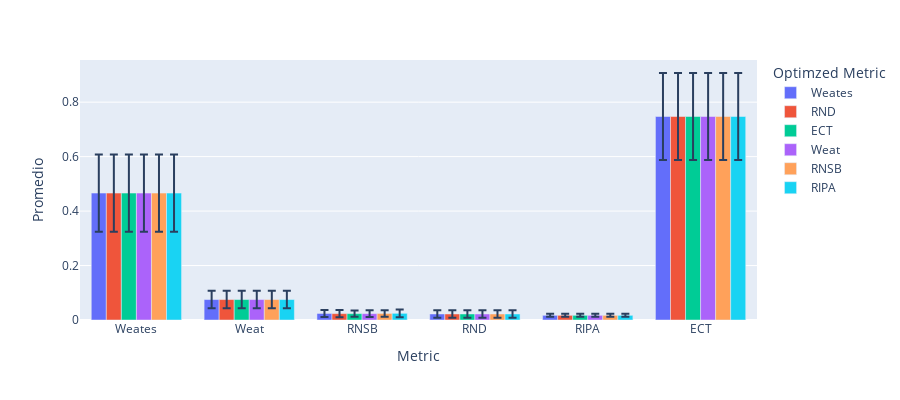

Write notebook code for a chart like this one.
### Code cell
import plotly.express as px
df = df_res[df_res['Metric'] != 'solver']
fig = px.bar(df, x="Metric", y="Promedio",
             color='Optimzed Metric', barmode='group',error_y="Desviacion_Estandar",
             height=400)
fig.show()

### Figure 1 — Plotly figure (JSON) as saved in the notebook; plotly's stock layout.template omitted (floating-point values rounded to 4 significant figures)
{"data": [{"alignmentgroup": "True", "error_y": {"array": [0.1416, 0.03234, 0.01306, 0.01388, 0.005436, 0.1598]}, "hovertemplate": "Optimzed Metric=Weates<br>Metric=%{x}<br>Promedio=%{y}<extra></extra>", "legendgroup": "Weates", "marker": {"color": "#636efa", "pattern": {"shape": ""}}, "name": "Weates", "offsetgroup": "Weates", "orientation": "v", "showlegend": true, "textposition": "auto", "type": "bar", "x": ["Weates", "Weat", "RNSB", "RND", "RIPA", "ECT"], "xaxis": "x", "y": [0.4661, 0.07511, 0.02403, 0.02212, 0.01714, 0.7473], "yaxis": "y"}, {"alignmentgroup": "True", "error_y": {"array": [0.1416, 0.03234, 0.01297, 0.01388, 0.005436, 0.1598]}, "hovertemplate": "Optimzed Metric=RND<br>Metric=%{x}<br>Promedio=%{y}<extra></extra>", "legendgroup": "RND", "marker": {"color": "#EF553B", "pattern": {"shape": ""}}, "name": "RND", "offsetgroup": "RND", "orientation": "v", "showlegend": true, "textposition": "auto", "type": "bar", "x": ["Weates", "Weat", "RNSB", "RND", "RIPA", "ECT"], "xaxis": "x", "y": [0.4661, 0.07511, 0.02339, 0.02212, 0.01714, 0.7473], "yaxis": "y"}, {"alignmentgroup": "True", "error_y": {"array": [0.1416, 0.03234, 0.01173, 0.01388, 0.005436, 0.1598]}, "hovertemplate": "Optimzed Metric=ECT<br>Metric=%{x}<br>Promedio=%{y}<extra></extra>", "legendgroup": "ECT", "marker": {"color": "#00cc96", "pattern": {"shape": ""}}, "name": "ECT", "offsetgroup": "ECT", "orientation": "v", "showlegend": true, "textposition": "auto", "type": "bar", "x": ["Weates", "Weat", "RNSB", "RND", "RIPA", "ECT"], "xaxis": "x", "y": [0.4661, 0.07511, 0.02348, 0.02212, 0.01714, 0.7473], "yaxis": "y"}, {"alignmentgroup": "True", "error_y": {"array": [0.1416, 0.03234, 0.01237, 0.01388, 0.005436, 0.1598]}, "hovertemplate": "Optimzed Metric=Weat<br>Metric=%{x}<br>Promedio=%{y}<extra></extra>", "legendgroup": "Weat", "marker": {"color": "#ab63fa", "pattern": {"shape": ""}}, "name": "Weat", "offsetgroup": "Weat", "orientation": "v", "showlegend": true, "textposition": "auto", "type": "bar", "x": ["Weates", "Weat", "RNSB", "RND", "RIPA", "ECT"], "xaxis": "x", "y": [0.4661, 0.07511, 0.02323, 0.02212, 0.01714, 0.7473], "yaxis": "y"}, {"alignmentgroup": "True", "error_y": {"array": [0.1416, 0.03234, 0.01193, 0.01388, 0.005436, 0.1598]}, "hovertemplate": "Optimzed Metric=RNSB<br>Metric=%{x}<br>Promedio=%{y}<extra></extra>", "legendgroup": "RNSB", "marker": {"color": "#FFA15A", "pattern": {"shape": ""}}, "name": "RNSB", "offsetgroup": "RNSB", "orientation": "v", "showlegend": true, "textposition": "auto", "type": "bar", "x": ["Weates", "Weat", "RNSB", "RND", "RIPA", "ECT"], "xaxis": "x", "y": [0.4661, 0.07511, 0.0241, 0.02212, 0.01714, 0.7473], "yaxis": "y"}, {"alignmentgroup": "True", "error_y": {"array": [0.1416, 0.03234, 0.01413, 0.01388, 0.005436, 0.1598]}, "hovertemplate": "Optimzed Metric=RIPA<br>Metric=%{x}<br>Promedio=%{y}<extra></extra>", "legendgroup": "RIPA", "marker": {"color": "#19d3f3", "pattern": {"shape": ""}}, "name": "RIPA", "offsetgroup": "RIPA", "orientation": "v", "showlegend": true, "textposition": "auto", "type": "bar", "x": ["Weates", "Weat", "RNSB", "RND", "RIPA", "ECT"], "xaxis": "x", "y": [0.4661, 0.07511, 0.0245, 0.02212, 0.01714, 0.7473], "yaxis": "y"}], "layout": {"barmode": "group", "height": 400, "legend": {"title": {"text": "Optimzed Metric"}, "tracegroupgap": 0}, "margin": {"t": 60}, "xaxis": {"anchor": "y", "domain": [0, 1], "title": {"text": "Metric"}}, "yaxis": {"anchor": "x", "domain": [0, 1], "title": {"text": "Promedio"}}}}
